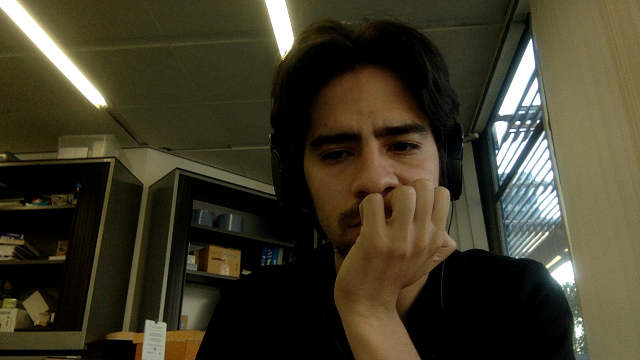
#> input picture poc_cou/FUNC_TEST.png, 640 x 360 px, given in place of the camera
$ python 04_hog_body_v.py
#> lines starting #> are read from the running program, lines starting #| are printed output that depends on the picture; after the words box and inside, x2 and y2 are one past the last pixel; in counts of white or black regions, pixels touching at a corner belong together
from imutils.object_detection import non_max_suppression
import numpy as np
import imutils
import cv2

hog = cv2.HOGDescriptor()
hog.setSVMDetector(cv2.HOGDescriptor_getDefaultPeopleDetector())
cap = cv2.VideoCapture(0)

face_cascade = cv2.CascadeClassifier('haarcascade_frontalface_default.xml')


while 1:
    ret,image = cap.read()
#> image is the input picture: shape (360, 640, 3); mean B, G, R 40, 58.4, 63.5

    height, width = image.shape[:2]
#> height = 360; width = 640

    rimg = cv2.resize(image,(int(width/2),int(height/2)));
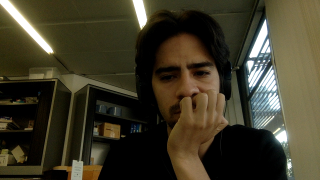
#> rimg: shape (180, 320, 3); mean B, G, R 40.1, 58.5, 63.6

    gray = cv2.cvtColor(rimg, cv2.COLOR_BGR2GRAY)
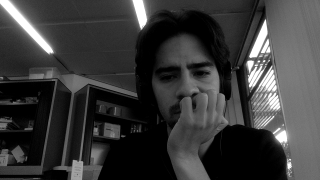
#> gray: shape (180, 320); min 0, max 255, mean 57.9

    (rects, weights) = hog.detectMultiScale(gray, winStride=(4, 4),
        padding=(8, 8), scale=1.05)
#> rects = [[229, 39, 74, 141]]; weights = [0.318]

    rects = np.array([[x, y, x + w, y + h] for (x, y, w, h) in rects])
#> rects = [[229, 39, 303, 180]]
    pick = non_max_suppression(rects, probs=None, overlapThresh=0.65)
#> pick = [[229, 39, 303, 180]]

    for (xA, yA, xB, yB) in rects:
        cv2.rectangle(rimg, (xA, yA), (xB, yB), (0, 255, 0), 2)
#> this loop made 1 pass
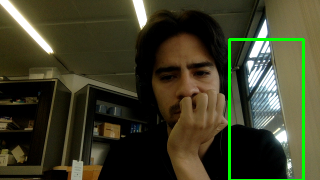
#> rimg: shape (180, 320, 3); 1.97% of pixels changed, all inside (x1, y1, x2, y2) = (228, 38, 305, 180)

    cv2.imshow('HOG',rimg)
    k = cv2.waitKey(30) & 0xff
#> (key Esc is pressed here)
    if k == 27:
        break

cap.release()
cv2.destroyAllWindows()

$ run again, on poc_cou/test.png
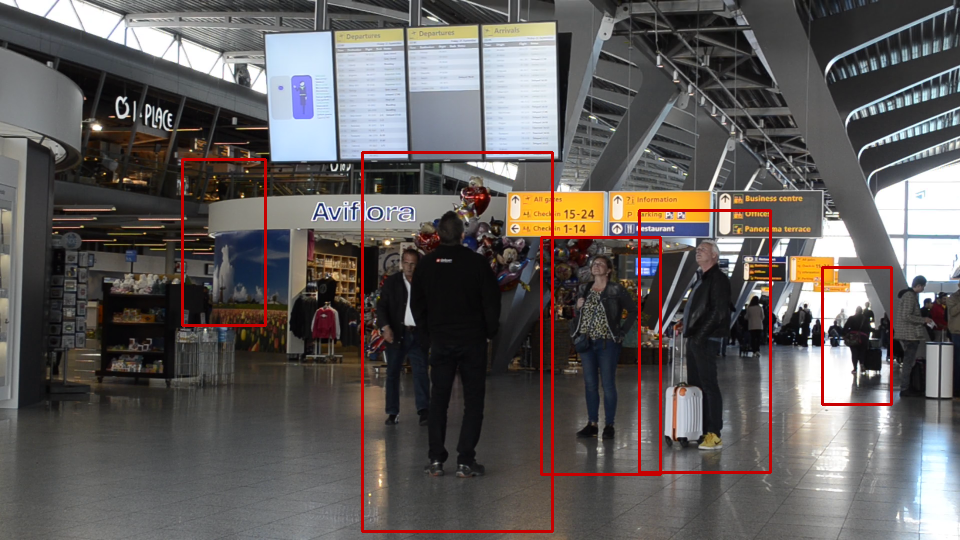
#> input picture poc_cou/test.png, 960 x 540 px, given in place of the camera
#> image is the input picture: shape (540, 960, 3); mean B, G, R 90.5, 91.9, 97.1
#> `gray = cv2.cvtColor(rimg, cv2.COLOR_BGR2GRAY)`:
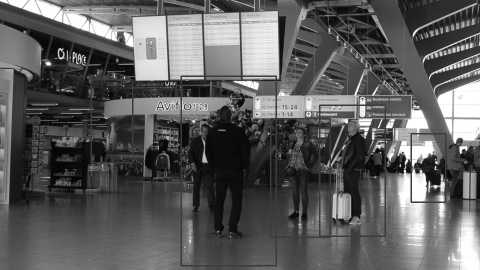
#> gray: shape (270, 480); min 3, max 255, mean 93.4
#> `(rects, weights) = hog.detectMultiScale(gray, winStride=(4, 4), paddin..`: rects = [[318, 102, 70, 140], [269, 104, 76, 153], [180, 74, 96, 192]]; weights = [1.54, 0.893, 2.42]
#> `rects = np.array([[x, y, x + w, y + h] for (x, y, w, h) in rects])`: rects = [[318, 102, 388, 242], [269, 104, 345, 257], [180, 74, 276, 266]]
#> pick = [[180, 74, 276, 266], [269, 104, 345, 257], [318, 102, 388, 242]]
#> the loop `for (xA, yA, xB, yB) in rects:` made 3 passes
#> after the loop `for (xA, yA, xB, yB) in rects:`:
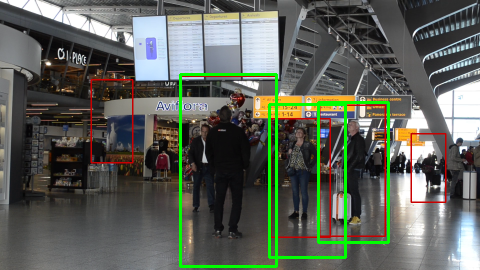
#> rimg: shape (270, 480, 3); mean B, G, R 88.4, 98, 92.9

$ run again, on poc_cou/frame0.jpg
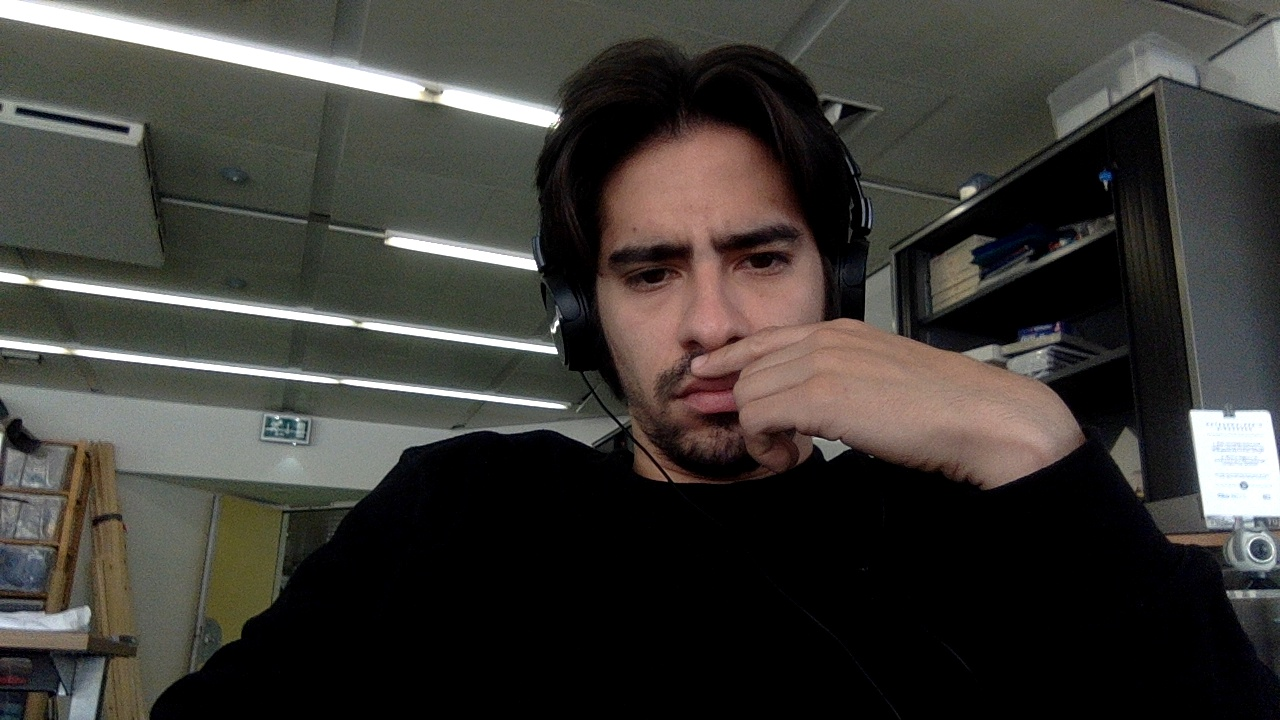
#> input picture poc_cou/frame0.jpg, 1280 x 720 px, given in place of the camera
#> image is the input picture: shape (720, 1280, 3); mean B, G, R 54.7, 59, 61.2
#> `gray = cv2.cvtColor(rimg, cv2.COLOR_BGR2GRAY)`:
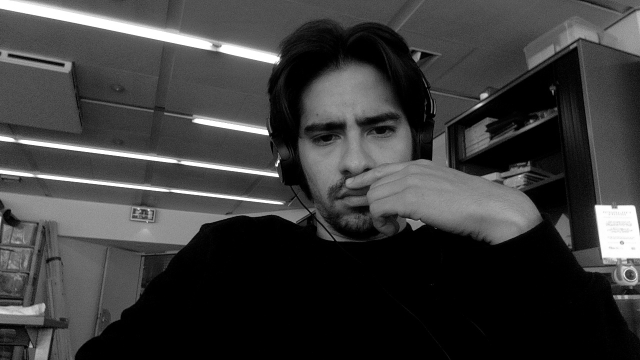
#> gray: shape (360, 640); min 0, max 255, mean 59.2
#> `(rects, weights) = hog.detectMultiScale(gray, winStride=(4, 4), paddin..`: rects = [[10, 192, 77, 154], [244, 0, 153, 295]]; weights = [0.187, 1.22]
#> `rects = np.array([[x, y, x + w, y + h] for (x, y, w, h) in rects])`: rects = [[10, 192, 87, 346], [244, 0, 397, 295]]
#> the loop `for (xA, yA, xB, yB) in rects:` made 2 passes
#> after the loop `for (xA, yA, xB, yB) in rects:`:
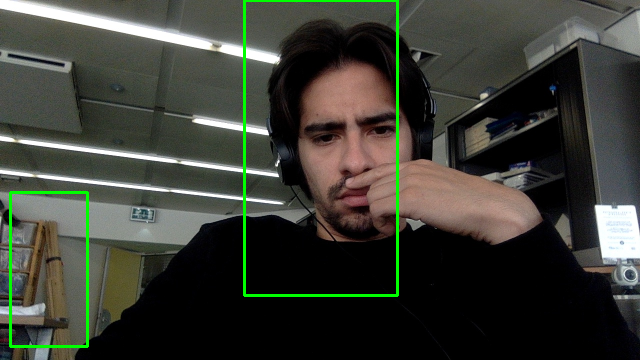
#> rimg: shape (360, 640, 3); mean B, G, R 53.7, 62.3, 60.1

$ run again, on poc_cou/frame5.jpg
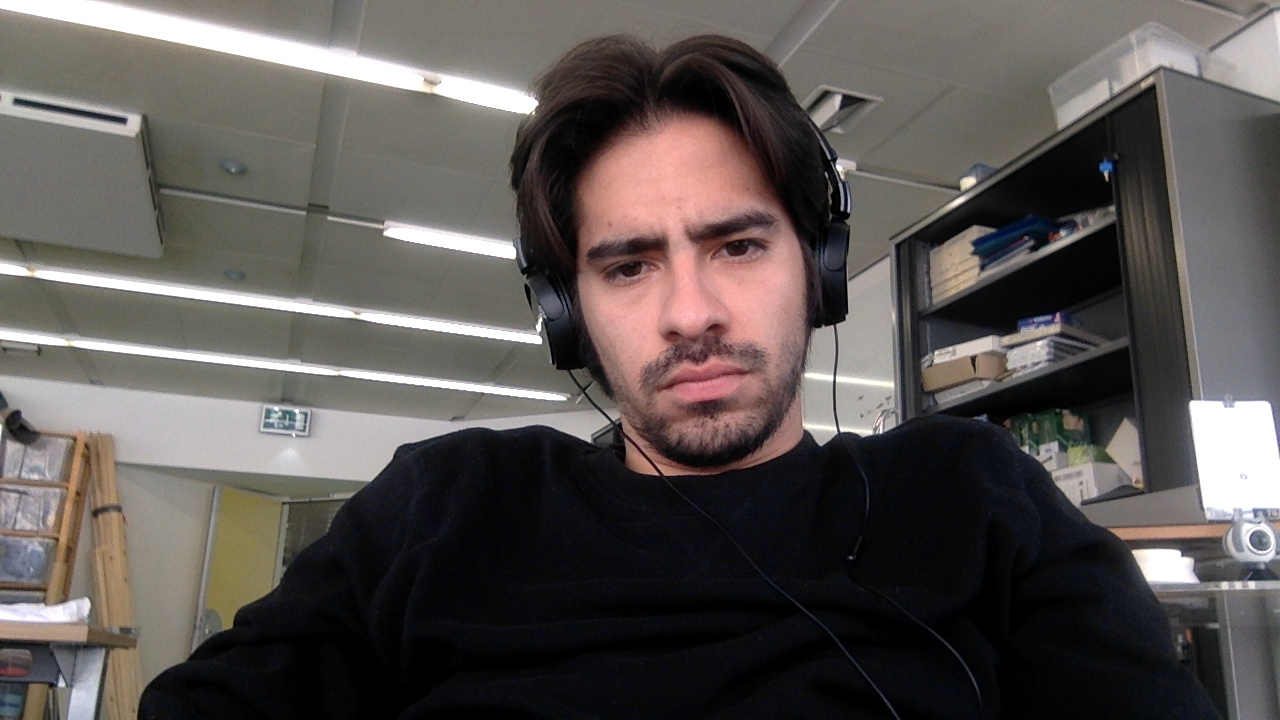
#> input picture poc_cou/frame5.jpg, 1280 x 720 px, given in place of the camera
#> image is the input picture: shape (720, 1280, 3); mean B, G, R 82.4, 84.9, 90.4
#> `gray = cv2.cvtColor(rimg, cv2.COLOR_BGR2GRAY)`:
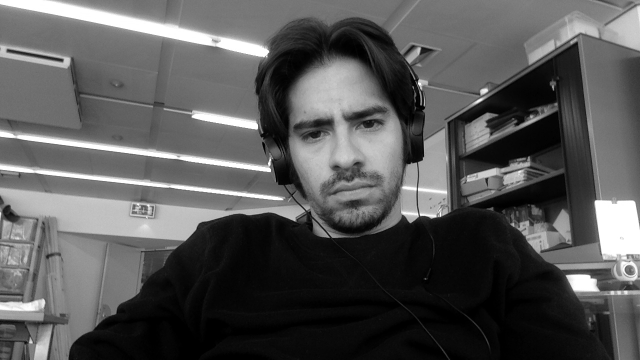
#> gray: shape (360, 640); min 0, max 255, mean 86.4
#> `(rects, weights) = hog.detectMultiScale(gray, winStride=(4, 4), paddin..`: rects = [[233, 0, 153, 294]]; weights = [0.0993]
#> `rects = np.array([[x, y, x + w, y + h] for (x, y, w, h) in rects])`: rects = [[233, 0, 386, 294]]
#> the loop `for (xA, yA, xB, yB) in rects:` made 1 pass
#> after the loop `for (xA, yA, xB, yB) in rects:`:
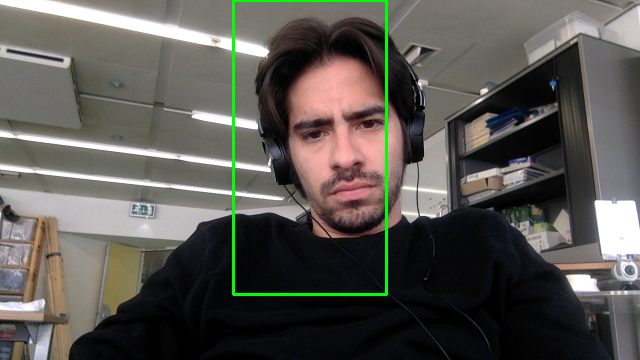
#> rimg: shape (360, 640, 3); mean B, G, R 81.7, 87, 89.6
